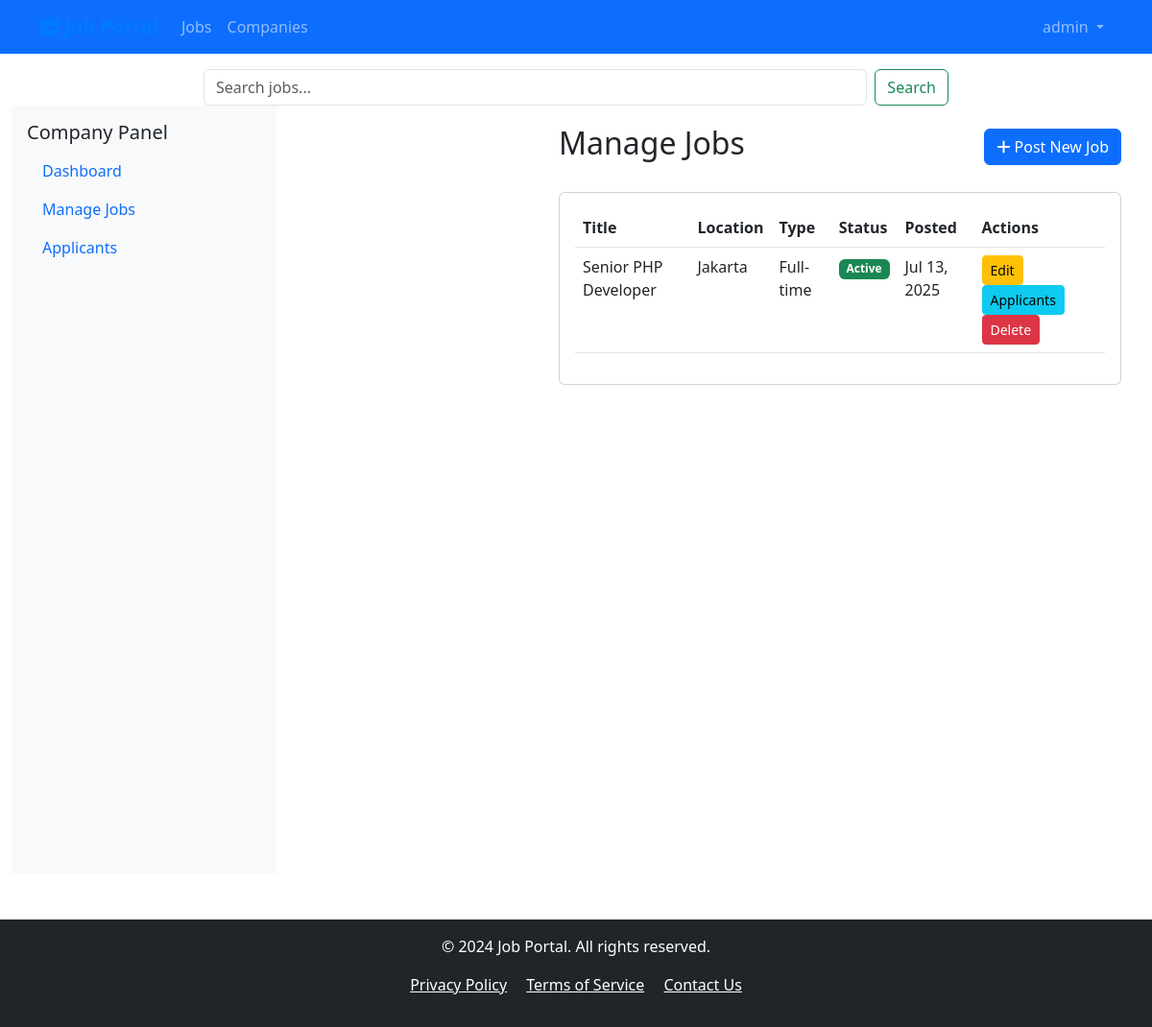
Page /pages/company/jobs.php (signed in) on the committed database.
### tables this page shows
CREATE TABLE `jobs` (
  `id` int NOT NULL AUTO_INCREMENT,
  `company_id` int NOT NULL,
  `title` varchar(255) DEFAULT NULL,
  `description` text,
  `requirements` text,
  `salary_min` decimal(10,2) DEFAULT NULL,
  `salary_max` decimal(10,2) DEFAULT NULL,
  `location` varchar(100) DEFAULT NULL,
  `job_type` enum('full-time','part-time','contract','internship') DEFAULT NULL,
  `status` enum('active','closed') DEFAULT 'active',
  `created_at` timestamp NULL DEFAULT CURRENT_TIMESTAMP,
  `updated_at` timestamp NULL DEFAULT CURRENT_TIMESTAMP ON UPDATE CURRENT_TIMESTAMP,
  PRIMARY KEY (`id`),
  KEY `company_id` (`company_id`),
  CONSTRAINT `jobs_ibfk_1` FOREIGN KEY (`company_id`) REFERENCES `users` (`id`) ON DELETE CASCADE
);

### pages/company/jobs.php (the view, shortened to what this page needs)
<?php
require_once '../../templates/header.php';
require_once '../../templates/nav.php';
$db = new Database();
$conn = $db->getConnection();
$user_id = isset($_SESSION['user_id']) ? $_SESSION['user_id'] : 0;
$query = "SELECT * FROM jobs WHERE company_id = $user_id ORDER BY created_at DESC";
$jobs = $conn->query($query);
?>
<div class="container-fluid">
    <div class="row">
        <div class="col-md-3">
            <div class="sidebar p-3">
                <h5>Company Panel</h5>
                <ul class="nav flex-column">
                    <li class="nav-item">
                        <a class="nav-link" href="dashboard.php">Dashboard</a>
                    </li>
                    <li class="nav-item">
                        <a class="nav-link active" href="jobs.php">Manage Jobs</a>
                    </li>
                    <li class="nav-item">
                        <a class="nav-link" href="applicants.php">Applicants</a>
                    </li>
                </ul>
            </div>
        </div>
        <div class="col-md-9">
            <div class="main-content">
                <div class="d-flex justify-content-between align-items-center mb-4">
                    <h2>Manage Jobs</h2>
                    <button class="btn btn-primary" data-bs-toggle="modal" data-bs-target="#jobModal">
                        <i class="fas fa-plus"></i> Post New Job
                    </button>
                </div>
                <div class="card">
                    <div class="card-body">
                        <?php if ($jobs->rowCount() > 0): ?>
                            <div class="table-responsive">
                                <table class="table">
                                    <thead>
                                        <tr>
                                            <th>Title</th>
                                            <th>Location</th>
                                            <th>Type</th>
                                            <th>Status</th>
                                            <th>Posted</th>
                                            <th>Actions</th>
                                        </tr>
                                    </thead>
                                    <tbody>
                                        <?php while ($job = $jobs->fetch(PDO::FETCH_ASSOC)): ?>
                                            <tr>
                                                <td><?php echo $job['title']; ?></td>
                                                <td><?php echo $job['location']; ?></td>
                                                <td><?php echo ucfirst($job['job_type']); ?></td>
                                                <td>
                                                    <span class="badge bg-<?php echo $job['status'] === 'active' ? 'success' : 'secondary'; ?>">
                                                        <?php echo ucfirst($job['status']); ?>
                                                    </span>
                                                </td>
                                                <td><?php echo date('M d, Y', strtotime($job['created_at'])); ?></td>
                                                <td>
                                                    <a href="?edit=<?php echo $job['id']; ?>" class="btn btn-sm btn-warning">Edit</a>
                                                    <a href="job-applicants.php?job_id=<?php echo $job['id']; ?>" class="btn btn-sm btn-info">Applicants</a>
                                                    <a href="?delete=<?php echo $job['id']; ?>" class="btn btn-sm btn-danger"
                                                       onclick="return confirm('Delete this job?')">Delete</a>
                                                </td>
                                            </tr>
                                        <?php endwhile; ?>
                                    </tbody>
                                </table>
                            </div>
                        <?php endif; ?>
                    </div>
                </div>
            </div>
        </div>
    </div>
</div>
<?php require_once '../../templates/footer.php'; ?>

### templates/header.php (style rules this page uses)
.sidebar { min-height: 100vh; background-color: #f8f9fa; }
.main-content { margin-left: 250px; padding: 20px; }

### rows in the picture
jobs: title "Senior PHP Developer", location "Jakarta", job_type "Full-time", status "Active", created_at "Jul 13, 2025"

### other values in the picture
$_SESSION['username'] "admin"
